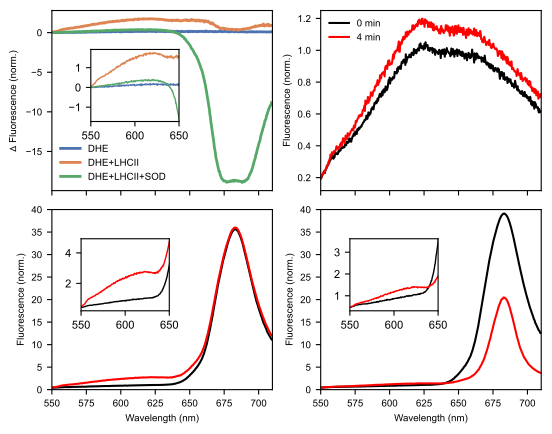

This figure's Python source:
import sys
import os

# Add the project root to sys.path to allow imports of utils
project_root = os.path.abspath(os.path.join(os.path.dirname(__file__), ".."))
if project_root not in sys.path:
    sys.path.append(project_root)

import utils
import pandas as pd
import numpy as np
from matplotlib import pyplot as plt
from mpl_toolkits.axes_grid1.inset_locator import inset_axes, mark_inset

utils.setup_plotting()

datadir = os.path.join(project_root, 'blinking\\DHE\\')


def loadspec(filename, existing_df, run):
    return utils.load_spectrum(filename, datadir, existing_df, run)

dataset = 'Low power'

# Load DHE data (Control)
dhe_df = pd.DataFrame(columns=['Wavelength (nm)', 'Intensity (counts)'])
for rep in [1, 2, 3]:
    for i in [0, 2, 4]:
        dhe_df = loadspec(f'DHE {rep} 410 nm {i} min.asc', dhe_df, f'{i}')

# Load DHE+SOD data
dhe_sod_df = pd.DataFrame(columns=['Wavelength (nm)', 'Intensity (counts)'])
for rep in [1, 2, 3]:
    for i in [0, 2, 4, 6]:
        dhe_sod_df = loadspec(f'DHE+SOD {rep} 410 nm {i} min.asc', dhe_sod_df, f'{i}')

# Load DHE_LHCII data (Wait, the original code called DHE_LHCII but used "No LHCII Control")
# Original lines 34-36:
# DHE_LHCII = pd.DataFrame(columns=['Wavelength (nm)', 'Intensity (counts)'])
# for i in [0, 2, 4]:
#     DHE_LHCII = loadspec(f'No LHCII Control {i} min.asc', DHE_LHCII, f'{i}')

dhe_lhcii_df = pd.DataFrame(columns=['Wavelength (nm)', 'Intensity (counts)'])
for i in [0, 2, 4]:
    dhe_lhcii_df = loadspec(f'No LHCII Control {i} min.asc', dhe_lhcii_df, f'{i}')

# Wavelengths (assumed same for all)
wav = dhe_lhcii_df[dhe_lhcii_df['run'] == '4']['Wavelength (nm)'].unique()[::-1]

# Find index for 620 nm normalization
idx_620 = np.abs(wav - 620).argmin()

# Process DHE_LHCII (Control?)
lhcii_zero = dhe_lhcii_df[dhe_lhcii_df['run'] == '0'].groupby('Wavelength (nm)')['Intensity (counts)'].mean().values / 2.2
lhcii_four = dhe_lhcii_df[dhe_lhcii_df['run'] == '4'].groupby('Wavelength (nm)')['Intensity (counts)'].mean().values / 2.2

# Normalize by 620 nm value of initial spectrum
norm_lhcii = lhcii_zero[idx_620]
lhcii_zero = lhcii_zero / norm_lhcii
lhcii_four = lhcii_four / norm_lhcii
lhcii_diff = lhcii_four - lhcii_zero

# Process DHE
dhe_zero = dhe_df[dhe_df['run'] == '0'].groupby('Wavelength (nm)')['Intensity (counts)'].mean().values.copy()
dhe_four = dhe_df[dhe_df['run'] == '4'].groupby('Wavelength (nm)')['Intensity (counts)'].mean().values.copy()

# Normalize by 620 nm value of initial spectrum
norm_dhe = dhe_zero[idx_620]
dhe_zero = dhe_zero / norm_dhe
dhe_four = dhe_four / norm_dhe
dhe_diff = dhe_four - dhe_zero

# Process DHE+SOD
sod_zero = dhe_sod_df[dhe_sod_df['run'] == '0'].groupby('Wavelength (nm)')['Intensity (counts)'].mean().values.copy()
sod_four = dhe_sod_df[dhe_sod_df['run'] == '4'].groupby('Wavelength (nm)')['Intensity (counts)'].mean().values.copy()

# Normalize by 620 nm value of initial spectrum
norm_sod = sod_zero[idx_620]
sod_zero = sod_zero / norm_sod
sod_four = sod_four / norm_sod
sod_diff = sod_four - sod_zero

fig, axes = plt.subplots(2, 2, figsize=utils.get_figure_size(140, 110),
                         sharex=True)
ax_diff, ax_lhcii, ax_dhe, ax_sod = axes.flatten()

# Plot 1: Difference Spectra
ax_diff.plot(wav, lhcii_diff, label='DHE', lw=2)
ax_diff.plot(wav, dhe_diff, label='DHE+LHCII', lw=2)
ax_diff.plot(wav, sod_diff, label='DHE+LHCII+SOD', lw=2)
ax_diff.legend(title='', frameon=False)
ax_diff.set_ylabel(r'$\Delta$ Fluorescence (norm.)')
# ax_diff.set_ylim((0, 1.1))
ax_diff.set_xlim((550, 710))

# Inset for Plot 1
mask = (wav >= 550) & (wav <= 650)
ax_diff_ins = inset_axes(ax_diff, width="40%", height="40%", loc='upper left', borderpad=4)
ax_diff_ins.plot(wav, lhcii_diff, lw=1)
ax_diff_ins.plot(wav, dhe_diff, lw=1)
ax_diff_ins.plot(wav, sod_diff, lw=1)
ax_diff_ins.set_xlim(550, 650)
diff_min = min(lhcii_diff[mask].min(), dhe_diff[mask].min(), sod_diff[mask].min())
diff_max = max(lhcii_diff[mask].max(), dhe_diff[mask].max(), sod_diff[mask].max())
padding = (diff_max - diff_min) * 0.05
ax_diff_ins.set_ylim(diff_min - padding, diff_max + padding)
ax_diff_ins.tick_params(labelsize=8)
# mark_inset(ax_diff, ax_diff_ins, loc1=2, loc2=4, fc="none", ec="black")

# Plot 2: DHE
ax_lhcii.plot(wav, lhcii_zero, label='0 min', color='black')
ax_lhcii.plot(wav, lhcii_four, label='4 min', color='red')
# ax_lhcii.set_title('DHE')
ax_lhcii.legend(frameon=False)

# Plot 3: DHE + LHCII
ax_dhe.plot(wav, dhe_zero, label='0 min', color='black')
ax_dhe.plot(wav, dhe_four, label='4 min', color='red')
# ax_dhe.set_title('DHE+LHCII')
ax_dhe.set_xlabel('Wavelength (nm)')
ax_dhe.set_ylim((0, 40))

# Inset for Plot 3
ax_dhe_ins = inset_axes(ax_dhe, width="40%", height="40%", loc='upper left', borderpad=3)
ax_dhe_ins.plot(wav, dhe_zero, color='black', lw=1)
ax_dhe_ins.plot(wav, dhe_four, color='red', lw=1)
ax_dhe_ins.set_xlim(550, 650)
dhe_min = min(dhe_zero[mask].min(), dhe_four[mask].min())
dhe_max = max(dhe_zero[mask].max(), dhe_four[mask].max())
padding_dhe = (dhe_max - dhe_min) * 0.05
ax_dhe_ins.set_ylim(dhe_min - padding_dhe, dhe_max + padding_dhe)
ax_dhe_ins.tick_params(labelsize=8)
# mark_inset(ax_dhe, ax_dhe_ins, loc1=2, loc2=4, fc="none", ec="black")

# Plot 4: DHE + LHCII + SOD
ax_sod.plot(wav, sod_zero, label='0 min', color='black')
ax_sod.plot(wav, sod_four, label='4 min', color='red')
# ax_sod.set_title('DHE+LHCII+SOD')
ax_sod.set_xlabel('Wavelength (nm)')
ax_sod.set_ylim((0, 40))

# Inset for Plot 4
ax_sod_ins = inset_axes(ax_sod, width="40%", height="40%", loc='upper left', borderpad=3)
ax_sod_ins.plot(wav, sod_zero, color='black', lw=1)
ax_sod_ins.plot(wav, sod_four, color='red', lw=1)
ax_sod_ins.set_xlim(550, 650)
sod_min = min(sod_zero[mask].min(), sod_four[mask].min())
sod_max = max(sod_zero[mask].max(), sod_four[mask].max())
padding_sod = (sod_max - sod_min) * 0.05
ax_sod_ins.set_ylim(sod_min - padding_sod, sod_max + padding_sod)
ax_sod_ins.tick_params(labelsize=8)
# mark_inset(ax_sod, ax_sod_ins, loc1=2, loc2=4, fc="none", ec="black")

for ax in axes.flatten():
    if ax != ax_diff:
        ax.set_ylabel('Fluorescence (norm.)')

plt.tight_layout()
plt.savefig('DHE_spec.pdf')
# plt.show()
